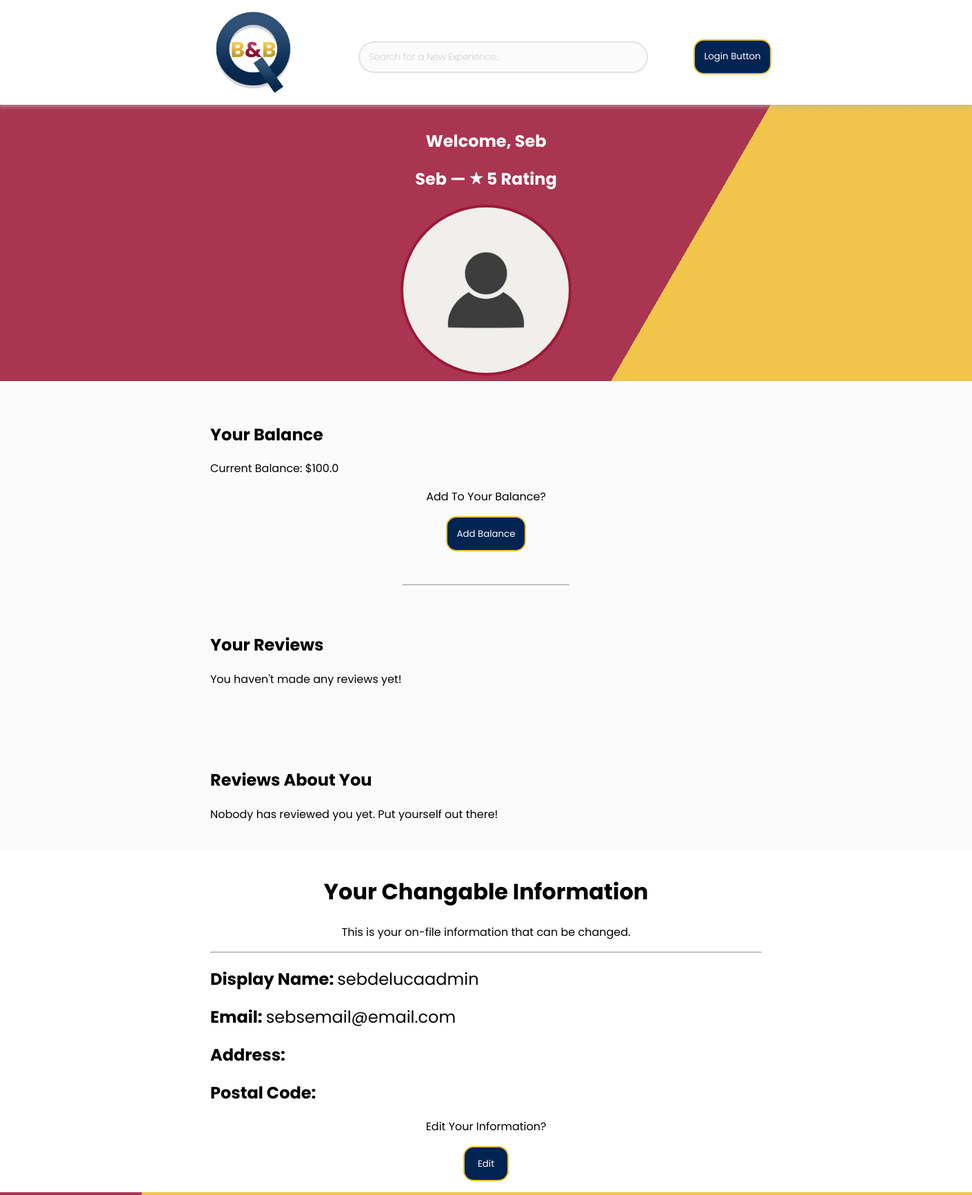
Before: /profile/1 with the older database file.
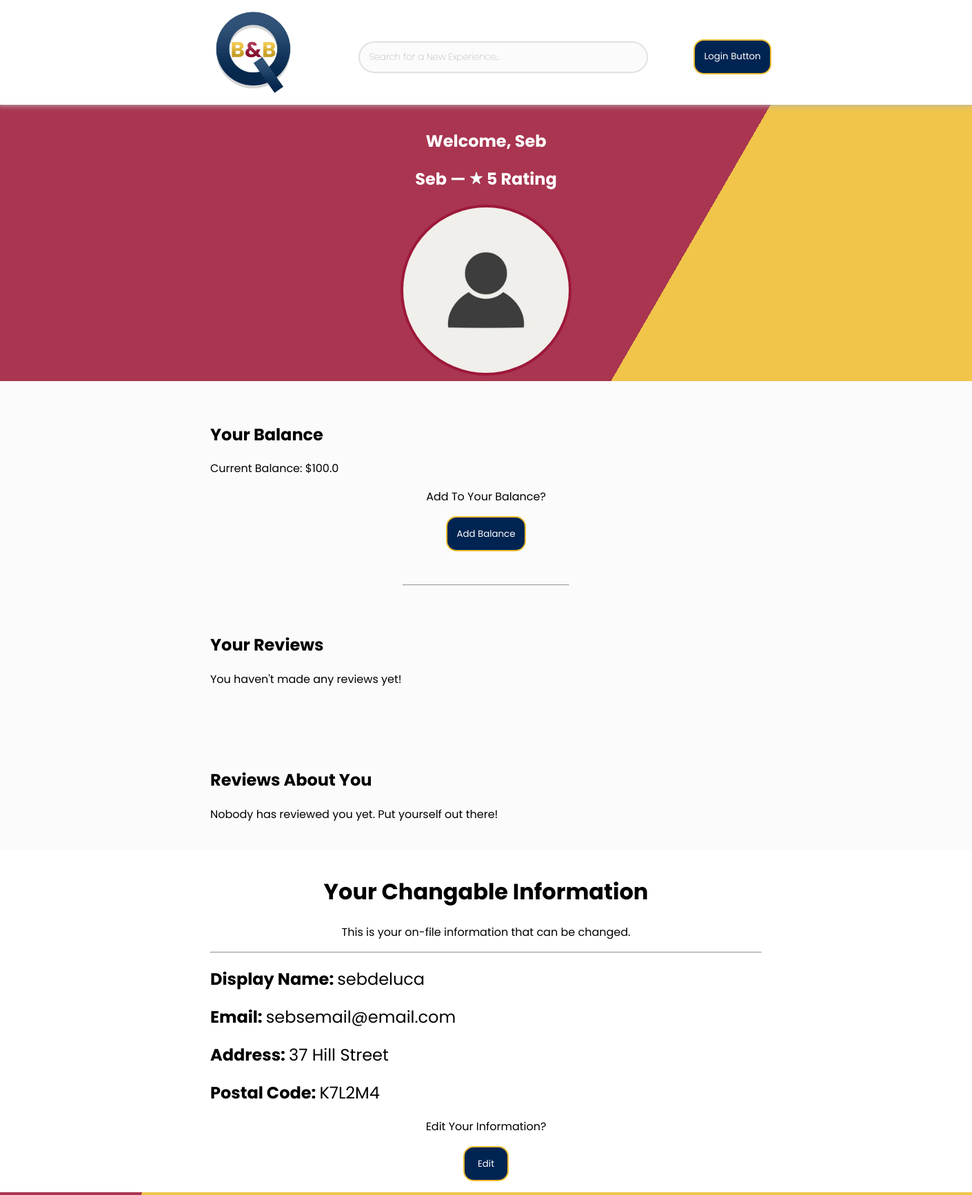
After: the same page with the newer database file.
### qbnb/models.py (models this page shows, shortened)
class User(db.Model):
    __tablename__ = 'users'
    id = db.Column(db.Integer,
                   primary_key=True,
                   autoincrement=True,
                   unique=True)
    username = db.Column(db.String(80),
                         unique=True,
                         nullable=False)
    email = db.Column(db.String(120),
                      unique=True,
                      nullable=False)
    password = db.Column(db.String(120),
                         unique=False,
                         nullable=False)
    rating = db.Column(db.String(120),
                       unique=False,
                       nullable=False)
    propertyReview = db.Column(db.String(120),
                               unique=False,
                               nullable=True)
    userReview = db.Column(db.String(120),
                           unique=False,
                           nullable=True)
    balance = db.Column(db.Float,
                        nullable=False)
    billingAddress = db.Column(db.String(120),
                               unique=False,
                               nullable=False)
    postalCode = db.Column(db.String(6),
                           unique=False,
                           nullable=False)
    firstName = db.Column(db.String(15),
                          unique=False,
                          nullable=False)
    surname = db.Column(db.String(20),
                        unique=False,
                        nullable=False)

### qbnb/__main__.py (the view)
@app.route('/profile/<int:id>', methods=['GET', 'POST'])
def profile(id):
    if request.method == 'GET':
        user = db.session.query(User).get(id)
        userData = {
            "username": user.username,
            "email": user.email,
            "billingAddress": user.billingAddress,
            "postalCode": user.postalCode,
            "firstName": user.firstName,
            "rating": user.rating,
            "propertyReviews": ['Hello'],  # CHANGE
            "userReviews": user.userReview,
            "balance": user.balance
        }
        pickedGreeting = random.choice(greetings)
        return render_template('profile.html',
                               userData=userData,
                               greeting=pickedGreeting,
                               id=id)

### qbnb/templates/profile.html (shortened to what this page needs)
{% extends 'base.html' %}
{% block body %}
<div class="main-container-profiles">
    {% if userData %}
        <div class="profile-container">
            <div class="core-profile">
                <div class="user-greeting">
                    <h2 style="color:white">{{ greeting }}, {{ userData.firstName }}</h2>
                </div>
                <div class="profile-main">
                    <h2 style="text-align:center;color:white">{{ userData.firstName }} — <img class="rating-img"  src="{{url_for('static', filename='rating.png')}}"> {{ userData.rating }} Rating</h2>
                    <div class="pfp-container">
                        <img class="profile-picture" src="{{url_for('static', filename='pfp_placeholder.jpeg')}}">
                    </div>
            </div>
                <div class="profile-quick-container">
                    <div class="profile-changables-container" style="text-align:left">
                        <div class="reviews-container">
                            <h2>Your Balance</h2>
                            Current Balance: ${{ userData.balance }}
                            <div class="profile-header">
                                <p>Add To Your Balance?</p>
                                <button class="standard-button" style="justify-self:center;">Add Balance</button>
                            </div>
                        </div>
                        <hr class="short-hr">
                        {% if userData.propertyReviews %}
                            <div class="reviews-container">
                                <h2>Your Reviews</h2>
                                    <p>You haven't made any reviews yet!</p>
                            </div>
                        {% else %}
                            <div class="reviews-container">
                                <h2>Your Reviews</h2>
                                    <p>Not coded yet.</p>
                            </div>
                        {% endif %}
                        {% if userData.userReviews %}
                            <div class="reviews-container">
                                <h2>Reviews About You</h2>
                                    <p>Here's what people had to say about you!</p>
                            </div>
                            <hr>
                        {% else %}
                            <div class="reviews-container">
                                <h2>Reviews About You</h2>
                                    <p>Nobody has reviewed you yet. Put yourself out there!</p>
                            </div>
                        {% endif %}
                    </div>
                    </div>
                </div>
                <div class="changables-container">
                    <div class="profile-header">
                        <h1>Your Changable Information</h1>
                        <p>This is your on-file information that can be changed.</p>
                    </div>
                    <hr>
                    <div class="profile-changables-container">
                        <h2 class="profile-head"><b>Display Name: </b>{{ userData.username }}</h2>
                        <h2 class="profile-head"><b>Email: </b>{{ userData.email }}</h2>
                        <h2 class="profile-head"><b>Address: </b>{{ userData.billingAddress }}</h2>
                        <h2 class="profile-head"><b>Postal Code: </b>{{ userData.postalCode }}</h2>
                    </div>
                    <div class="profile-header">
                        <p>Edit Your Information?</p>
                        <a href="/update/{{ id }}"><button class="standard-button">Edit</button></a>
                    </div>
                </div>
            </div>
        </div>
    {% else %}
        <h2>
            There was an error. Please return to the homepage.
            If the issue persists, please contact support.
        </h2>
    {% endif %}
{% endblock %}

### qbnb/templates/base.html (shortened to what this page needs)
<!DOCTYPE html>
<html>
<head>
    <link rel="stylesheet" href="{{url_for('static', filename='styles.css')}}">
</head>
<body>
<div class="navbar-container">
        <div class="navbar">
            <div class="logo-container">
                <a href="/"><img id="logo" src="{{url_for('static', filename='QBNBLogo.jpg')}}" align="left"/></a>
            </div>
            <div class="searchbar-container">
                <input class="searchbar" placeholder="Search for a New Experience..." type="text" >
            </div>
            <div class="login-container">
                <a href="/profile/1"><button style="margin-left:5em;" class="standard-button">Login Button</button></a>
            </div>
        </div>
</div>
<br>
{% block body %}{% endblock %}
</body>
</html>

### qbnb/static/styles.css (style rules this page uses)
a { text-decoration: none; }
body { font-family: 'Poppins', sans-serif; font-weight: normal; }
button { border: solid 4px rgb(157,25,57); font-family: 'Poppins', sans-serif; padding: 1em; margin-left: 5em; }
#logo { max-width: 4em; padding-right: 2em; }
.navbar-container { background-color: #ffffff; min-height: 15vh; display: flex; flex-direction: row; flex-wrap: wrap; align-items: center; justify-content: center; font-size: calc(10px + 2vmin); filter: drop-shadow(0px 1px 4px rgb(180, 180, 180)); opacity: 1; position: sticky; margin: -0.3em; top: 0; z-index: 15; }
.navbar { display: inherit; align-items: center; }
.searchbar { height: 3em; width: 30em; border-radius: 80px; font-family: 'Poppins', sans-serif; font-weight: 100; padding-left: 1em; border: solid 2px #e2e2e2; background-color: #FBFBFB; }
.main-container-profiles { display: flex; justify-content: center; flex-grow: 1 1 200px; }
.changables-container { background-color: rgba(255,255,255,1); margin: -2vh -25em -2vh -25em; padding: 2vh 25em 2vh 25em; }
.core-profile { background-color: rgba(255, 255, 255, 0); }
.user-greeting { text-align: center; }
.profile-main { min-width: 50em; }
.profile-container { display: flex; flex-direction: column; margin: 0.5vh 1em 0.5vh 1em; }
.profile-head { font-family: 'Poppins', sans-serif; font-weight: normal; justify-content: left; }
.profile-header { padding-top: -1vh; text-align: center; }
.standard-button { transition: all 250ms ease-in-out; background-color: rgb(0, 36, 82); color: white; min-width: 5em; margin-left: 0; border: solid 2px rgb(238,189,49); border-radius: 15px; }
.profile-quick-container { text-align: center; background-color: #FBFBFB; margin: 0 -25em 0 -25em; padding: 0 25em 0 25em; }
.short-hr { width: 15em; }
.reviews-container { padding-top: 5vh; padding-bottom: 5vh; }
.rating-img { width: 20px; }
.profile-picture { width: 15em; border-width: 2px; border-radius: 100%; object-fit: cover; border: solid 4px rgb(157,25,57); }
.pfp-container { display: flex; justify-content: center; padding-bottom: 1vh; }

Changed rows visible on the page:
changed User "Seb": username "sebdelucaadmin" → "sebdeluca"; billingAddress (not shown) → "37 Hill Street"; postalCode (not shown) → "K7L2M4"
